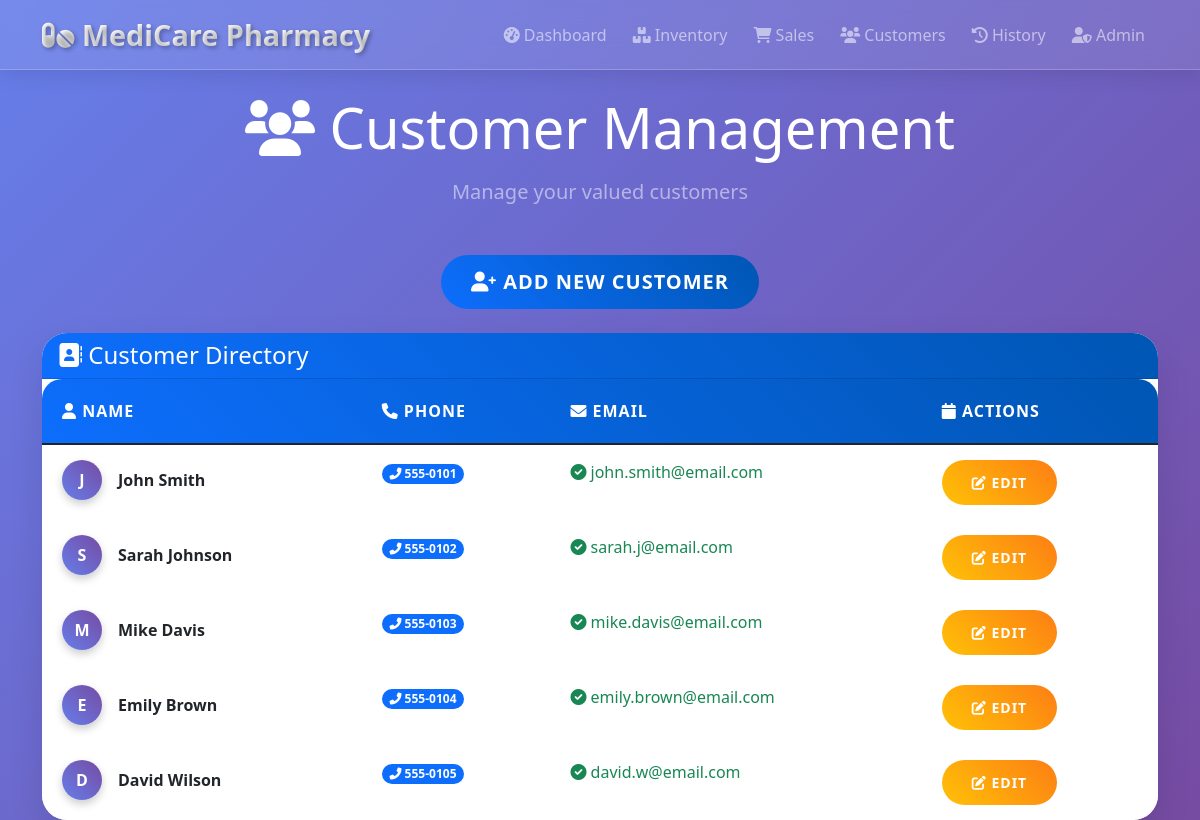
Page /customers on the committed database.
### models.py (models this page shows)
class Customer(db.Model):
    id = db.Column(db.Integer, primary_key=True)
    name = db.Column(db.String(100), nullable=False)
    phone = db.Column(db.String(15), nullable=False)
    email = db.Column(db.String(100))

### app.py (the view)
@app.route('/customers')
def customers():
    customers = Customer.query.all()
    return render_template('customers.html', customers=customers)

### templates/customers.html (shortened to what this page needs)
{% extends "base.html" %}
{% block content %}
<div class="customers-container">
    <div class="page-header text-center mb-5">
        <h1 class="display-4 text-white mb-3">
            <i class="fas fa-users"></i> Customer Management
        </h1>
        <p class="lead text-white-50">Manage your valued customers</p>
    </div>
    <div class="row mb-4">
        <div class="col-12 text-center">
            <button class="btn creative-btn btn-gradient-primary btn-lg" data-bs-toggle="modal" data-bs-target="#addCustomerModal">
                <i class="fas fa-user-plus"></i> Add New Customer
            </button>
        </div>
    </div>
    <div class="creative-card">
        <div class="card-header bg-gradient-secondary text-white">
            <h4 class="mb-0">
                <i class="fas fa-address-book"></i> Customer Directory
            </h4>
        </div>
        <div class="card-body p-0">
            <div class="table-responsive">
                <table class="table creative-table mb-0">
                    <thead>
                        <tr>
                            <th><i class="fas fa-user"></i> Name</th>
                            <th><i class="fas fa-phone"></i> Phone</th>
                            <th><i class="fas fa-envelope"></i> Email</th>
                            <th><i class="fas fa-calendar"></i> Actions</th>
                        </tr>
                    </thead>
                    <tbody>
                        {% for customer in customers %}
                        <tr class="customer-row">
                            <td>
                                <div class="d-flex align-items-center">
                                    <div class="avatar-circle me-3">
                                        {{ customer.name[0].upper() }}
                                    </div>
                                    <strong>{{ customer.name }}</strong>
                                </div>
                            </td>
                            <td>
                                <span class="badge bg-primary rounded-pill">
                                    <i class="fas fa-phone-alt"></i> {{ customer.phone }}
                                </span>
                            </td>
                            <td>
                                {% if customer.email %}
                                    <span class="text-success">
                                        <i class="fas fa-check-circle"></i> {{ customer.email }}
                                    </span>
                                {% else %}
                                    <span class="text-muted">
                                        <i class="fas fa-minus-circle"></i> Not provided
                                    </span>
                                {% endif %}
                            </td>
                            <td>
                                <button class="btn btn-sm creative-btn btn-gradient-warning">
                                    <i class="fas fa-edit"></i> Edit
                                </button>
                            </td>
                        </tr>
                        {% endfor %}
                    </tbody>
                </table>
            </div>
        </div>
    </div>
</div>
{% endblock %}

### static/style.css (style rules this page uses)
:root { --primary-gradient: linear-gradient(135deg, #667eea 0%, #764ba2 100%); --secondary-gradient: linear-gradient(45deg, #0d6efd, #0056b3); --success-gradient: linear-gradient(45deg, #28a745, #20c997); --warning-gradient: linear-gradient(45deg, #ffc107, #fd7e14); --danger-gradient: linear-gradient(45deg, #dc3545, #e83e8c); --glass-bg: rgba(255, 255, 255, 0.1); --glass-border: rgba(255, 255, 255, 0.2); --shadow-light: 0 8px 32px rgba(31, 38, 135, 0.37); --shadow-heavy: 0 15px 35px rgba(0, 0, 0, 0.1); }
* { margin: 0; padding: 0; box-sizing: border-box; }
body { background: var(--primary-gradient); min-height: 100vh; font-family: 'Segoe UI', Tahoma, Geneva, Verdana, sans-serif; overflow-x: hidden; }
.creative-card { background: white; border-radius: 25px; border: none; box-shadow: var(--shadow-heavy); transition: all 0.4s ease; position: relative; overflow: hidden; animation: slideInUp 0.6s ease-out; }
.creative-card::before { content: ''; position: absolute; top: 0; left: -100%; width: 100%; height: 100%; background: linear-gradient(90deg, transparent, rgba(255, 255, 255, 0.2), transparent); transition: left 0.5s; }
.creative-btn { border-radius: 50px; padding: 12px 30px; font-weight: 600; text-transform: uppercase; letter-spacing: 1px; position: relative; overflow: hidden; transition: all 0.3s ease; border: none; }
.creative-btn::before { content: ''; position: absolute; top: 0; left: -100%; width: 100%; height: 100%; background: linear-gradient(90deg, transparent, rgba(255, 255, 255, 0.3), transparent); transition: left 0.5s; }
.btn-gradient-primary { background: var(--secondary-gradient); color: white; }
.btn-gradient-warning { background: var(--warning-gradient); color: white; }
.creative-table { background: white; border-radius: 20px; overflow: hidden; box-shadow: var(--shadow-heavy); animation: slideInUp 0.8s ease-out; }
.creative-table thead { background: var(--secondary-gradient); color: white; }
.creative-table th { padding: 20px; font-weight: 600; text-transform: uppercase; letter-spacing: 1px; border: none; }
.creative-table td { padding: 15px 20px; border: none; transition: all 0.3s ease; }
.creative-table tbody tr { transition: all 0.3s ease; animation: slideInLeft 0.5s ease-out; }
.bg-gradient-secondary { background: var(--secondary-gradient) !important; }

### templates/customers.html (style rules this page uses)
.customers-container { animation: fadeInScale 0.8s ease-out; }
.avatar-circle { width: 40px; height: 40px; border-radius: 50%; background: linear-gradient(45deg, #667eea, #764ba2); display: flex; align-items: center; justify-content: center; color: white; font-weight: bold; font-size: 16px; box-shadow: 0 4px 8px rgba(0, 0, 0, 0.2); }
.customer-row { animation-delay: calc(var(--i) * 0.1s); }
.page-header { animation: slideInUp 0.6s ease-out; }

### rows in the picture
Customer: name "J", name "John Smith", phone "555-0101", email "john.smith@email.com"
Customer: name "S", name "Sarah Johnson", phone "555-0102", email "sarah.j@email.com"
Customer: name "M", name "Mike Davis", phone "555-0103", email "mike.davis@email.com"
Customer: name "E", name "Emily Brown", phone "555-0104", email "emily.brown@email.com"
Customer: name "D", name "David Wilson", phone "555-0105", email "david.w@email.com"
